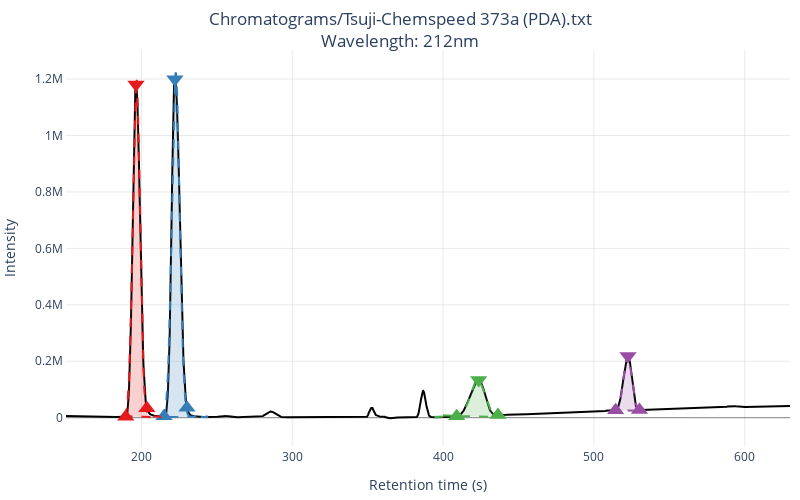

Here is the notebook cell this chart was saved with:
### Code cell
fig

### Figure 1 — Plotly figure (JSON) as saved in the notebook; plotly's stock layout.template omitted (floating-point values rounded to 4 significant figures; data arrays with more than 128 entries replaced by an {"elided": "..."} marker saying what was removed)
{"data": [{"line": {"color": "black", "shape": "linear"}, "name": "chromatogram", "type": "scatter", "x": {"elided": "2401 int values"}, "y": {"elided": "2401 int values"}}, {"customdata": [[["Peak 0", "196.4", "7024210.724333879", "0.4005397924278201"]]], "hovertemplate": "<b>%{customdata[0][0]}</b><br>center: %{customdata[0][1]:.1f}s<br>area: %{customdata[0][2]:f}<br>ratio: %{customdata[0][3]:.1%}", "marker": {"color": "#e41a1c", "size": 15, "symbol": "triangle-down"}, "mode": "markers", "name": "Peak 0", "type": "scatter", "x": [982], "y": [1181117]}, {"marker": {"color": "#e41a1c", "size": 15, "symbol": "triangle-up"}, "mode": "markers", "name": "Peak 0", "type": "scatter", "x": [948], "y": [3125]}, {"marker": {"color": "#e41a1c", "size": 15, "symbol": "triangle-up"}, "mode": "markers", "name": "Peak 0", "type": "scatter", "x": [1018], "y": [33706]}, {"customdata": [[["Peak 1", "222.20000000000002", "7770811.139296347", "0.44311299915119196"]]], "hovertemplate": "<b>%{customdata[0][0]}</b><br>center: %{customdata[0][1]:.1f}s<br>area: %{customdata[0][2]:f}<br>ratio: %{customdata[0][3]:.1%}", "marker": {"color": "#377eb8", "size": 15, "symbol": "triangle-down"}, "mode": "markers", "name": "Peak 1", "type": "scatter", "x": [1111], "y": [1199641]}, {"marker": {"color": "#377eb8", "size": 15, "symbol": "triangle-up"}, "mode": "markers", "name": "Peak 1", "type": "scatter", "x": [1075], "y": [5005]}, {"marker": {"color": "#377eb8", "size": 15, "symbol": "triangle-up"}, "mode": "markers", "name": "Peak 1", "type": "scatter", "x": [1151], "y": [35339]}, {"customdata": [[["Peak 2", "423.6", "1461420.8942699966", "0.08333423420979363"]]], "hovertemplate": "<b>%{customdata[0][0]}</b><br>center: %{customdata[0][1]:.1f}s<br>area: %{customdata[0][2]:f}<br>ratio: %{customdata[0][3]:.1%}", "marker": {"color": "#4daf4a", "size": 15, "symbol": "triangle-down"}, "mode": "markers", "name": "Peak 2", "type": "scatter", "x": [2118], "y": [133910]}, {"marker": {"color": "#4daf4a", "size": 15, "symbol": "triangle-up"}, "mode": "markers", "name": "Peak 2", "type": "scatter", "x": [2045], "y": [4823]}, {"marker": {"color": "#4daf4a", "size": 15, "symbol": "triangle-up"}, "mode": "markers", "name": "Peak 2", "type": "scatter", "x": [2182], "y": [9573]}, {"customdata": [[["Peak 3", "522.6", "1280418.3907949787", "0.07301297421119435"]]], "hovertemplate": "<b>%{customdata[0][0]}</b><br>center: %{customdata[0][1]:.1f}s<br>area: %{customdata[0][2]:f}<br>ratio: %{customdata[0][3]:.1%}", "marker": {"color": "#984ea3", "size": 15, "symbol": "triangle-down"}, "mode": "markers", "name": "Peak 3", "type": "scatter", "x": [2613], "y": [218465]}, {"marker": {"color": "#984ea3", "size": 15, "symbol": "triangle-up"}, "mode": "markers", "name": "Peak 3", "type": "scatter", "x": [2572], "y": [26845]}, {"marker": {"color": "#984ea3", "size": 15, "symbol": "triangle-up"}, "mode": "markers", "name": "Peak 3", "type": "scatter", "x": [2651], "y": [27503]}, {"fill": "toself", "fillcolor": "rgba(228, 26, 28, 0.2)", "line": {"color": "#e41a1c", "dash": "dash", "shape": "linear", "width": 2}, "name": "", "type": "scatter", "x": {"elided": "246 int values"}, "y": {"elided": "246 float values"}}, {"fill": "toself", "fillcolor": "rgba(55, 126, 184, 0.2)", "line": {"color": "#377eb8", "dash": "dash", "shape": "linear", "width": 2}, "name": "", "type": "scatter", "x": {"elided": "310 int values"}, "y": {"elided": "310 float values"}}, {"fill": "toself", "fillcolor": "rgba(77, 175, 74, 0.2)", "line": {"color": "#4daf4a", "dash": "dash", "shape": "linear", "width": 2}, "name": "", "type": "scatter", "x": {"elided": "442 int values"}, "y": {"elided": "442 float values"}}, {"fill": "toself", "fillcolor": "rgba(152, 78, 163, 0.2)", "line": {"color": "#984ea3", "dash": "dash", "shape": "linear", "width": 2}, "name": "", "type": "scatter", "x": {"elided": "206 int values"}, "y": {"elided": "206 float values"}}], "layout": {"autosize": false, "height": 500, "margin": {"b": 10, "l": 10, "r": 10, "t": 50}, "paper_bgcolor": "white", "plot_bgcolor": "rgba(0,0,0,0)", "showlegend": false, "title": {"text": "Chromatograms/Tsuji-Chemspeed 373a (PDA).txt<br>Wavelength: 212nm", "x": 0.5}, "width": 800, "xaxis": {"gridcolor": "lightgrey", "gridwidth": 0.5, "showline": true, "tickmode": "array", "ticktext": [200, 300, 400, 500, 600], "tickvals": [1000, 1500, 2000, 2500, 3000], "title": {"text": "Retention time (s)"}, "zeroline": true, "zerolinecolor": "black", "zerolinewidth": 0.5}, "yaxis": {"gridcolor": "lightgrey", "gridwidth": 0.5, "showline": true, "title": {"text": "Intensity"}, "zeroline": true, "zerolinecolor": "black", "zerolinewidth": 0.5}}}
